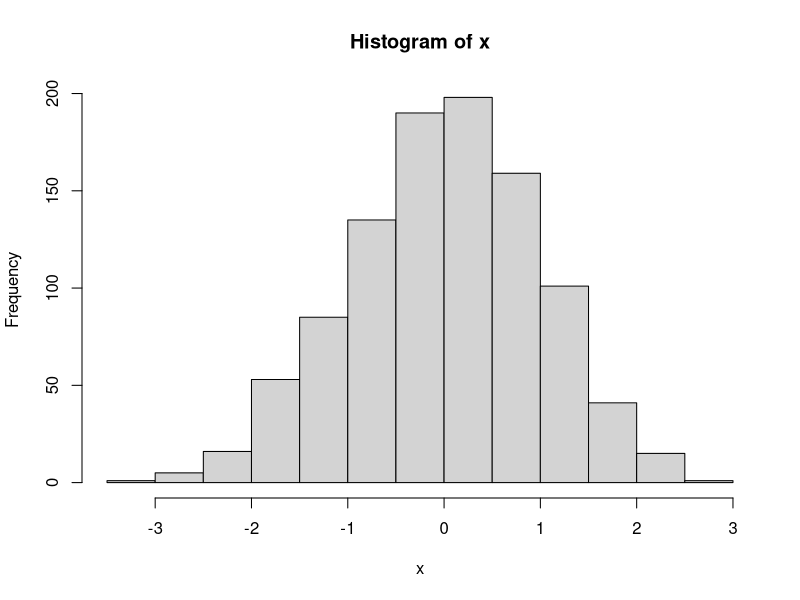
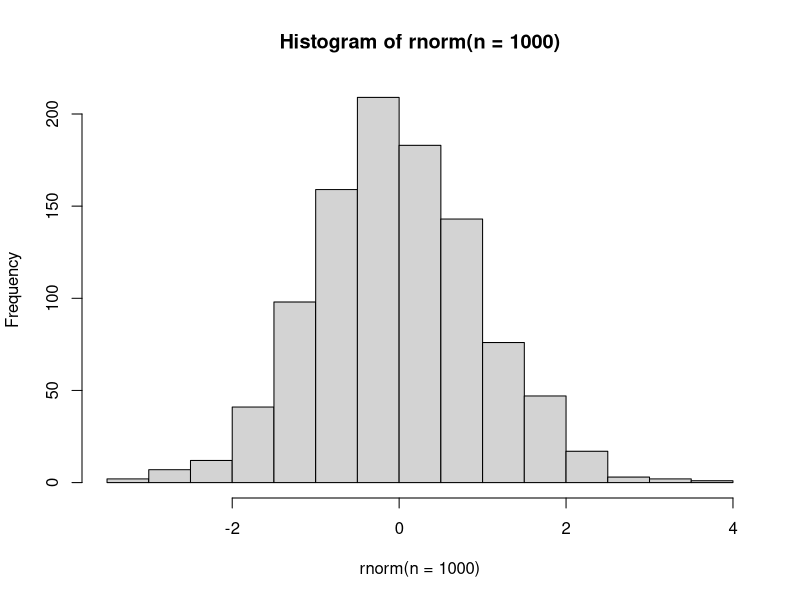
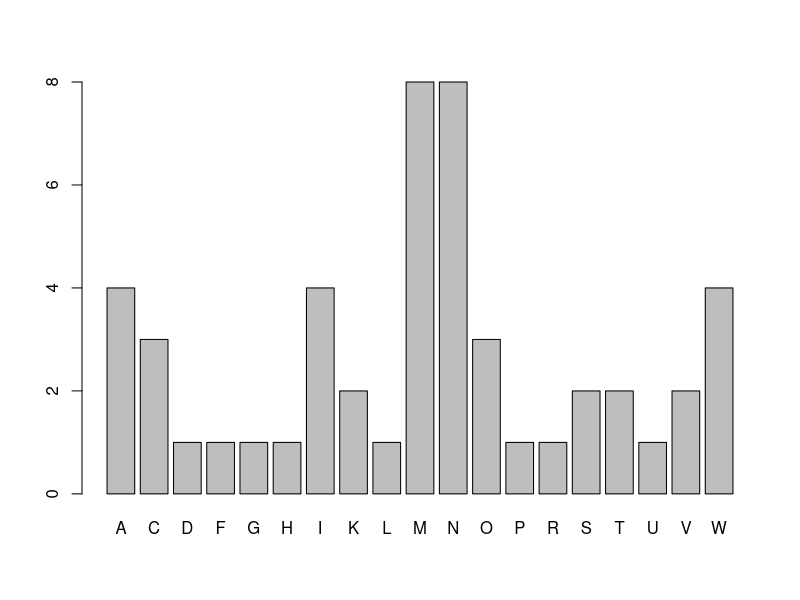
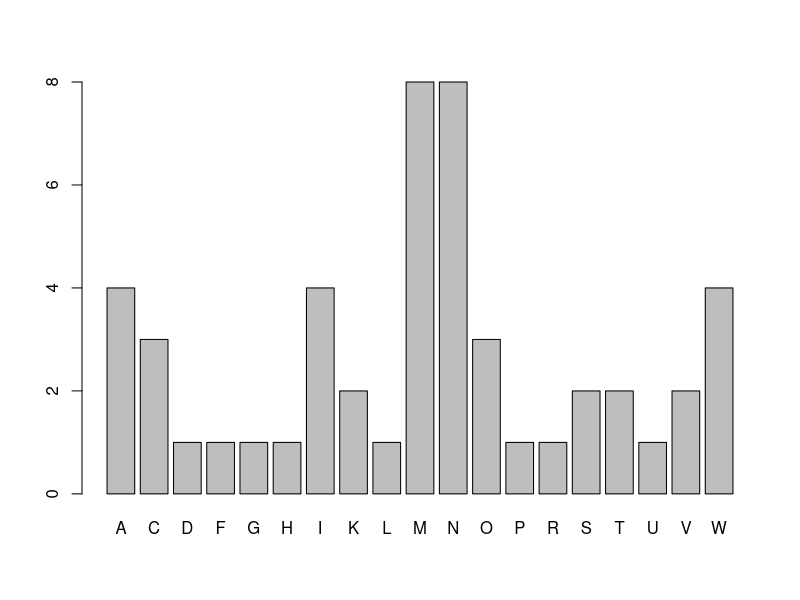
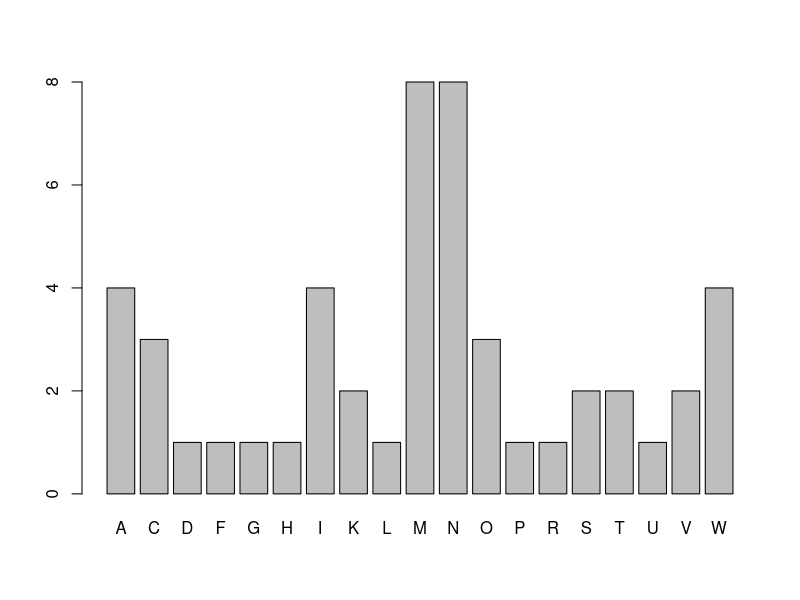

Here is the R script that generated these plots, in order:
## ---- chunk 1
knitr::opts_chunk$set(fig.path = "img/")
## ---- chunk 2
baby_names <- c("John", "Marie", "Elizabeth")
baby_is_male <- c(TRUE, FALSE, FALSE)
baby_nb_births <- c(120L, 30L, 60L)
baby_pct_births <- c(0.04, 0.01, 0.02)
## ---- chunk 3
baby_name <- "John" 
## ---- chunk 4
x <- rnorm(n = 1000)
hist(x)
## ---- chunk 5
hist(rnorm(n = 1000))
## ---- chunk 6
# 1. Extract the first letter from each name.
# Note the first 1 means the substring starts at the first letter
# and the second 1 means the substring stops at the first letter.
first_letters <- substr(state.name, 1, 1)

# 2. Count the frequency of each letter
first_letters_counts <- table(first_letters)

# 3. Create a bar plot of the frequency counts
barplot(first_letters_counts)
## ---- chunk 7
barplot(table(substr(state.name, 1, 1)))
## ---- chunk 8
state.name |>     # Take baby_names, then
  substr(1, 1) |> # Extract the first letter, then
  table() |>      # Tabulate the frequencies, then
  barplot()       # Create a bar plot.
## ---- chunk 9
v <- c(1, 2, 3)
M <- matrix(1:9, nrow = 3, ncol = 3)
A <- array(1:24, dim = c(2, 3, 4))
## ---- chunk 10
l1 <- list('Jane', 'Austen', 42)
l2 <- list(first_name = 'Jane', last_name = 'Austen', age = 42L)
## ---- chunk 11
l1 <- list('Jane', 'Austen', 42)
l2 <- list('Jane', 'Eyre', 52)
l <- list(l1, l2)
## ---- chunk 12
D <- data.frame(
  name = c("Mary", "John"),
  sex = c("Female", "Male"),
  year = c(1980, 1980),
  births = c(5490, 9102)
)
D
